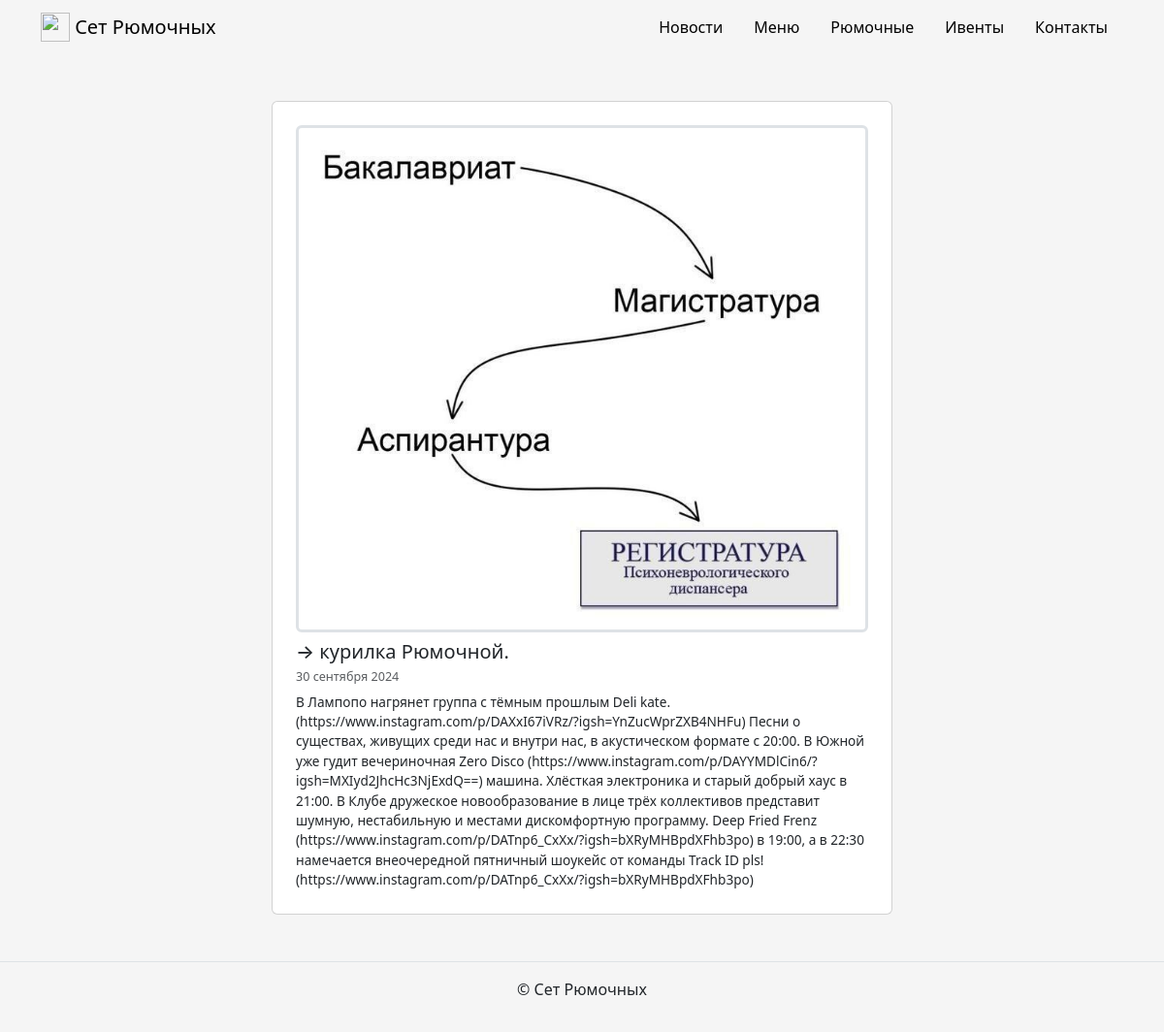
The app's page /feeds/kurilka-ryumochnoj/ with its own data.
### app_setofshots/models.py (models this page shows, shortened)
class Post(Model):
    title = CharField(max_length=128, verbose_name='Заголовок')
    slug = SlugField(
        max_length=64, unique=True, verbose_name='Ссылка',
        help_text='Можно оставить пустым', blank=True,
    )
    text = TextField(
        max_length=2048, verbose_name='Текст',
        help_text=f'Для вставки красивых ссылок(чтобы можно было кликать '
                  'на слово)<br>следует использовать шаблон:<br>&lt;a hre'
                  'f="ССЫЛКА"&gt;КЛИКАБЕЛЬНЫЙ ТЕКСТ&lt;/a&gt;. Шаблон для'
                  ' удобства:<br><br>&lt;a href=""&gt;&lt;/a&gt;',
    )
    bar = ForeignKey(
        'Bar', on_delete=CASCADE,
        null=True, blank=True,
        related_name='posts', verbose_name='Место',
        help_text='Можно оставить пустым',
    )
    is_published = BooleanField(
        verbose_name='Опубл.', blank=True, default=False
    )
    pub_datetime = DateTimeField(
        verbose_name='Дата публикации',
        auto_created=True, null=True
    )
    image = ImageField(
        upload_to='posts_images',
        verbose_name='Фото',
        blank=True
    )
    class Meta:
        ordering = ('-pub_datetime',)
        verbose_name = 'пост'
        verbose_name_plural = 'Посты'

### app_setofshots/views.py (the view)
# urls.py: path('feeds/<slug:post_slug>/', feed, name='feed'),
def feed(request, post_slug):
    template = 'app_setofshots/detail_feed.html'
    post = get_object_or_404(Post, slug=post_slug, is_published=True)
    context = {'post': post}
    return render(request, template, context)

### templates/app_setofshots/detail_feed.html (shortened to what this page needs)
{% extends "base.html" %}
{% block content %}
  <div class="col d-flex justify-content-center">
    <div class="card" style="width: 40rem;">
      <div class="card-body">
        {% if post.image %}
          <a href="{{ post.image.url }}" target="_blank">
            <img class="border-3 rounded img-fluid img-thumbnail mb-2 mx-auto d-block" src="{{ post.image.url }}">
          </a>
        {% endif %}
        <h5 class="card-title">{{ post.title }}</h5>
        <h6 class="card-subtitle mb-2 text-muted">
          <small>
            {{ post.pub_datetime|date:"d E Y" }}<br>
          </small>
        </h6>
        <p class="card-text">{{ post.text|safe }}</p>
      </div>
    </div>
  </div>
{% endblock %}

### static/css/app_setofshots/styles.css (style rules this page uses)
body { background-color: whitesmoke; }

### static/css/app_setofshots/card.css (style rules this page uses)
.card { width: 30rem; padding: 1rem; }
.card-body { padding: 0.5rem; }
.card-title { font-size: 1.25rem; }
.card-subtitle { font-size: 0.9rem; }
.card-text { font-size: 0.85rem; }
img { width: 5 rem; }

### records on screen
Post: image (picture), title "→ курилка Рюмочной.", pub_datetime "30 сентября 2024", text "В Лампопо нагрянет группа с тёмным прошлым Deli kate. (https://www.instagram.com/p/DAXxI67iVRz/?igsh=YnZucWprZXB4NHFu) Песни о существах, живущих среди нас и внутри нас, в акустическом формате с 20:00. В Южной уже гудит вечериночная Zero Disco (https://www.instagram.com/p/DAYYMDlCin6/?igsh=MXIyd2JhcHc3NjExdQ==) машина. Хлёсткая электроника и старый добрый хаус в 21:00. В Клубе дружеское новообразование в лице трёх коллективов представит шумную, нестабильную и местами дискомфортную программу. Deep Fried Frenz (https://www.instagram.com/p/DATnp6_CxXx/?igsh=bXRyMHBpdXFhb3po) в 19:00, а в 22:30 намечается внеочередной пятничный шоукейс от команды Track ID pls!…"
